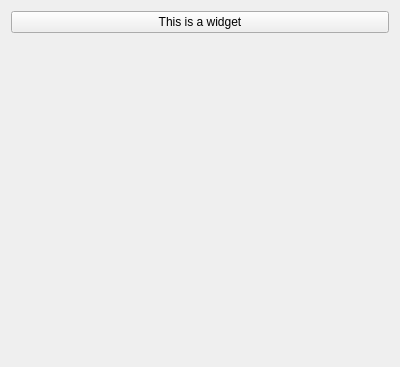
<?xml version="1.0" encoding="UTF-8"?>
<ui version="4.0">
 <class>Form</class>
 <widget class="QWidget" name="Form">
  <property name="geometry">
   <rect>
    <x>0</x>
    <y>0</y>
    <width>400</width>
    <height>367</height>
   </rect>
  </property>
  <property name="minimumSize">
   <size>
    <width>0</width>
    <height>300</height>
   </size>
  </property>
  <property name="windowTitle">
   <string>Form</string>
  </property>
  <layout class="QVBoxLayout" name="verticalLayout">
   <item>
    <widget class="QPushButton" name="pushButton">
     <property name="text">
      <string>This is a widget</string>
     </property>
    </widget>
   </item>
   <item>
    <widget class="QWidget" name="widget" native="true"/>
   </item>
  </layout>
 </widget>
 <resources/>
 <connections/>
</ui>
